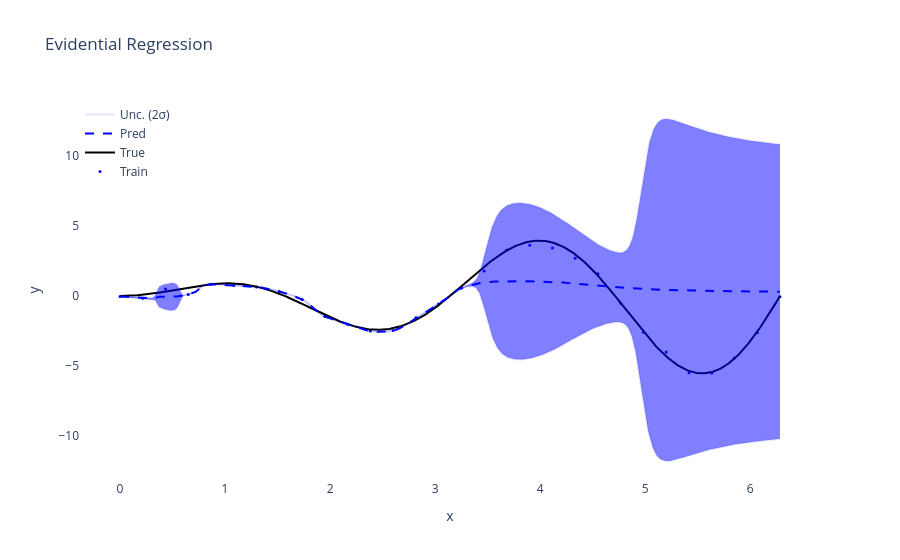

Notebook code cell kept with this figure:
### Code cell
# Example usage
x_train, y_train, x_test, y_test, outlier_indices = generate_data(
    lambda x: torch.sin(2 * x) * x ,
    0,
    2 * torch.pi,
    num_train=30,
    test_additional=0,
    num_test=1000,
    outlier_ratio=0.0,
    outlier_value_range=(5.0, 5.1),
)


# Create Evidential MLP model
model = EvidentialMLP(
    input_dim=1, 
    output_dim=1,
    hidden_units=[128, 128, 128],
    activations=["tanh", "tanh", "tanh"],
    nig_coeff=1e-2,
    lipschitz_coeff=0,
    nsu_coeff=0,
    epoch_num=10000,
    lr=5e-4
)

# Train the model
model.fit(x_train, y_train)

# Make predictions on test data
mean, std = model(x_test)

# Prepare data for visualization
mean, std = mean.squeeze().numpy(), std.squeeze().numpy()
x_test, y_test = x_test.squeeze().numpy(), y_test.squeeze().numpy()

# Plot using Plotly
fig = go.Figure()

# Add train data points
fig.add_trace(go.Scatter(x=x_train.squeeze().numpy(), y=y_train.squeeze().numpy(), mode='markers', 
                         marker=dict(size=3, color='blue'), name='Train'))

# Add true function line
fig.add_trace(go.Scatter(x=x_test, y=y_test, mode='lines', 
                         line=dict(color='black', width=2), name='True'))

# Add predicted mean line
fig.add_trace(go.Scatter(x=x_test, y=mean, mode='lines', 
                         line=dict(color='blue', dash='dash'), name='Pred'))

# Add uncertainty (2 std devs only)
fig.add_trace(go.Scatter(
    x=x_test, 
    y=(mean - 2 * std), 
    fill=None, mode='lines', line_color='rgba(0,0,255,0.1)',  # Lighter color
    showlegend=True, name='Unc. (2σ)'
))
fig.add_trace(go.Scatter(
    x=x_test, 
    y=(mean + 2 * std), 
    fill='tonexty', mode='lines', line_color='rgba(0,0,255,0.1)',
    showlegend=False
))

# Update layout with white background
fig.update_layout(
    title="Evidential Regression",
    xaxis_title="x",
    yaxis_title="y",
    legend=dict(x=0, y=1),
    plot_bgcolor='white',  # White background
    paper_bgcolor='white'  # White background
)

fig.show()

### Figure 1 — Plotly figure (JSON) as saved in the notebook; plotly's stock layout.template omitted (floating-point values rounded to 4 significant figures; data arrays with more than 128 entries replaced by an {"elided": "..."} marker saying what was removed)
{"data": [{"marker": {"color": "blue", "size": 3}, "mode": "markers", "name": "Train", "type": "scatter", "x": [0, 0.2167, 0.4333, 0.65, 0.8666, 1.083, 1.3, 1.517, 1.733, 1.95, 2.167, 2.383, 2.6, 2.817, 3.033, 3.25, 3.467, 3.683, 3.9, 4.117, 4.333, 4.55, 4.767, 4.983, 5.2, 5.417, 5.633, 5.85, 6.067, 6.283], "y": [-0.03421, -0.1594, 0.5106, 0.1201, 0.8369, 0.7456, 0.6438, 0.332, -0.2403, -1.456, -2.016, -2.491, -2.458, -1.556, -0.5638, 0.5834, 1.793, 3.296, 3.623, 3.424, 2.704, 1.594, -0.5069, -2.586, -3.989, -5.474, -5.493, -4.418, -2.611, -0.04602]}, {"line": {"color": "black", "width": 2}, "mode": "lines", "name": "True", "type": "scatter", "x": {"elided": "1000 float values"}, "y": {"elided": "1000 float values"}}, {"line": {"color": "blue", "dash": "dash"}, "mode": "lines", "name": "Pred", "type": "scatter", "x": {"elided": "1000 float values"}, "y": {"elided": "1000 float values"}}, {"line": {"color": "rgba(0,0,255,0.1)"}, "mode": "lines", "name": "Unc. (2σ)", "showlegend": true, "type": "scatter", "x": {"elided": "1000 float values"}, "y": {"elided": "1000 float values"}}, {"fill": "tonexty", "line": {"color": "rgba(0,0,255,0.1)"}, "mode": "lines", "showlegend": false, "type": "scatter", "x": {"elided": "1000 float values"}, "y": {"elided": "1000 float values"}}], "layout": {"legend": {"x": 0, "y": 1}, "paper_bgcolor": "white", "plot_bgcolor": "white", "title": {"text": "Evidential Regression"}, "xaxis": {"title": {"text": "x"}}, "yaxis": {"title": {"text": "y"}}}}
